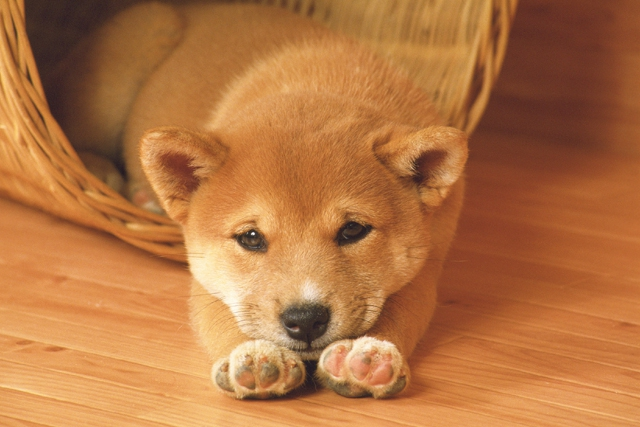
#> input picture chap2/2.3/image_shiba.jpg, 640 x 427 px
$ jupyter execute average_filter.ipynb
#> lines starting #> are read from the running program, lines starting #| are printed output that depends on the picture
[cell 1]
#画像を表現するクラスをロード
from PIL import Image
import numpy as np
#画像をsampleを開く
img = Image.open('image_shiba.jpg')
#> img is the input picture: PIL image 640x427 RGB; mean R, G, B 179.9, 116.4, 66.4

# グレースケールに変換
gray_img = img.convert('L')
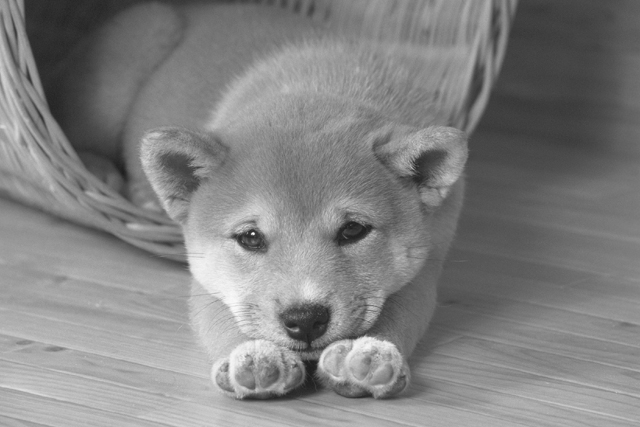
#> gray_img: PIL image 640x427 L; min 29, max 254, mean 129.7
gray_img.save('sample-gray.jpg')

height, width = gray_img.size
#> height = 640; width = 427
# 画像を配列に変換
img_pixels = np.array([[gray_img.getpixel((j,i)) for j in range(height)] for i in range(width)])

import matplotlib.pyplot as plt
plt.imshow(img_pixels,'gray')
plt.show()

[cell 2]
height, width = img_pixels.shape
#> height = 427; width = 640
N = 11
average_filter = np.ones(N**2).reshape((N, N)) / N**2

[cell 3]
# フィルタをかけた後の画像の高さと幅
new_height = height - average_filter.shape[0] + 1
#> new_height = 417
new_width = width - average_filter.shape[1] + 1
#> new_width = 630

[cell 4]
new_image = np.ones(new_height * new_width).reshape((new_height, new_width))
for i in range(new_height):
    for j in range(new_width):
        point = img_pixels[i : i + average_filter.shape[0], j : j + average_filter.shape[1]] * average_filter
        new_image[i, j] = np.sum(point, axis=None)
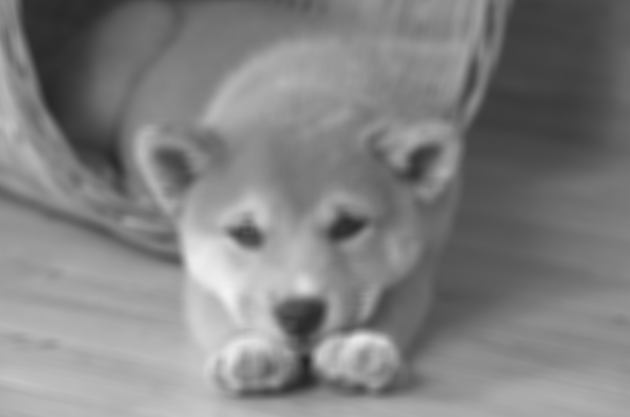
#> new_image: shape (417, 630) float64; min 37.68, max 243.2, mean 129.4
